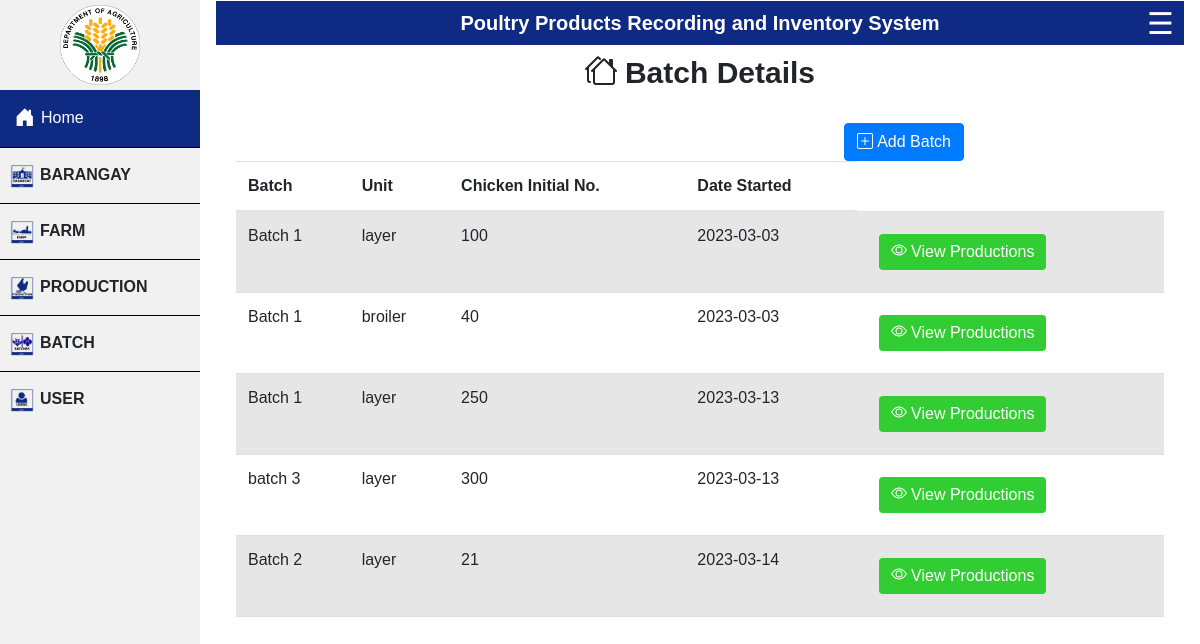
The app's page /project/view-batchesx.php?farmID=93 with its own data.
### tables this page shows
CREATE TABLE `batch` (
  `batchID` int(21) NOT NULL,
  `farmID` int(11) NOT NULL,
  `batch` varchar(21) NOT NULL,
  `unit` varchar(21) NOT NULL DEFAULT 'layer',
  `date` date NOT NULL,
  `initial` int(21) NOT NULL
);

### project/view-batchesx.php (the view, shortened to what this page needs)
<?php
$username = "root";
$password = "";
$database = "project";
$mysqli = new mysqli("localhost", $username, $password, $database);
?>
<?php include ("header.php");  ?>
<div class="wrapper">
    <section class="view-user">
        <h2>Batch Details</h2>
    </section>
    <section class="view">
        <?php
if($_SERVER['REQUEST_METHOD'] == 'GET'){
	$farmID = $_GET["farmID"];
$query = "SELECT * FROM batch where farmID=$farmID";
if ($result = $mysqli->query($query)){
    echo "<table class='table table-striped'>
    <thead>
    <tr>
        <th scope='col' hidden id='count'>BaranggayID</th>
        <th scope='col' id='name'>Batch</th>
        <th scope='col' id='name'>Unit</th>
        <th scope='col' id='name'>Chicken Initial No.</th>
        <th scope='col' id='name'>Date Started</th>
    </tr>
    </thead>";
		}
        while ($row = $result->fetch_assoc()) {
            echo"<tr>";
            echo "<td id='name'>" .$row['batch']. "</td>";
            echo "<td id='name'>" .$row['unit']. "</td>";
            echo "<td id='name'>" .$row['initial']. "</td>";
            echo "<td id='name'>" .$row['date']. "</td>";
            echo'<td>
            <div class="viewbatch-button">
            <button type="button" class="btn btn-primary" data-bs-toggle="modal" data-bs-target="#editModal" >
            <a href="view-production.php?batchID='.$row['batchID'].'"> <svg xmlns="http://www.w3.org/2000/svg" width="20" height="20" fill="currentColor" class="bi bi-eye" viewBox="0 0 20 20">
            <path d="M16 8s-3-5.5-8-5.5S0 8 0 8s3 5.5 8 5.5S16 8 16 8zM1.173 8a13.133 13.133 0 0 1 1.66-2.043C4.12 4.668 5.88 3.5 8 3.5c2.12 0 3.879 1.168 5.168 2.457A13.133 13.133 0 0 1 14.828 8c-.058.087-.122.183-.195.288-.335.48-.83 1.12-1.465 1.755C11.879 11.332 10.119 12.5 8 12.5c-2.12 0-3.879-1.168-5.168-2.457A13.134 13.134 0 0 1 1.172 8z"/>
            <path d="M8 5.5a2.5 2.5 0 1 0 0 5 2.5 2.5 0 0 0 0-5zM4.5 8a3.5 3.5 0 1 1 7 0 3.5 3.5 0 0 1-7 0z"/>
          </svg>View Productions</a>
         </button>
         </div>
            </td>';
			echo"</tr>";
		}
    }
?>
    </section>
                        <div class="addbatch-button">
                                <a type="button" class="btn btn-primary" href="add-batch.php?farmID=<?php echo $farmID ?>">Add Batch</a>
                        </div>
</body>
</html>

### project/header.php (style rules this page uses)
body { margin: 0; font-family: helvetica; }
button { margin: 10px; border: none; color: white; font-size: 15px; font-weight: bolder; background-color: #0e2a83; border-radius: 20px; cursor: pointer; }

### project/view-batchesx.php (style rules this page uses)
.wrapper { margin-top: 10px; }
.view { padding: 10px; margin: 10px; }
.view-user { display: flex; margin-top: 10px; justify-content: center; }
.view-user h2 { font-size: 30px; font-weight: bold; }
tr td button a { text-decoration: none; color: white; }
.addbatch-button { margin-right:200px; display:flex; justify-content:flex-end; }
.viewbatch-button button { background-color: limegreen; border: none; }
a { text-decoration: none !important; }

### records on screen
batch: batch "Batch 1", unit "layer", initial "100", date "2023-03-03"
batch: batch "Batch 1", unit "broiler", initial "40", date "2023-03-03"
batch: batch "Batch 1", unit "layer", initial "250", date "2023-03-13"
batch: batch "batch 3", unit "layer", initial "300", date "2023-03-13"
batch: batch "Batch 2", unit "layer", initial "21", date "2023-03-14"
